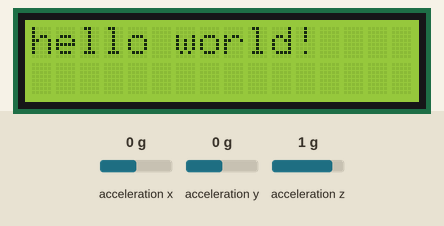
Simulated run of this program. Board: Raspberry Pi (BCM pin numbers). Shown: 16×2 character LCD. The inputs (shaded band) are chosen by the test bench; at power-on: acceleration x 0 g, acceleration y 0 g, acceleration z 1 g. Library files of the repository ran but are not shown: I2C_LDC.py; what the program prints to the terminal is not drawn.

Above: at 0.3 s.

The program:

acelerometnermeter.py
```python
import I2C_LDC as I2C_LDC
import busio, board, digitalio, adafruit_lis3dh
from time import sleep

lcd = I2C_LDC.lcd()
I2C = busio.I2C(board.SCL, board.SDA)
int1 = digitalio.DigitalInOut(board.D24)
sensor = adafruit_lis3dh.LIS3DH_I2C(I2C, address=25, int1 = int1)

lcd.lcd_display_string("hello world!")

while True:
    x, y, z = sensor.acceleration
    print(x, y, z)
    sleep(0.2)


sleep(1)

lcd.lcd_clear()
```
